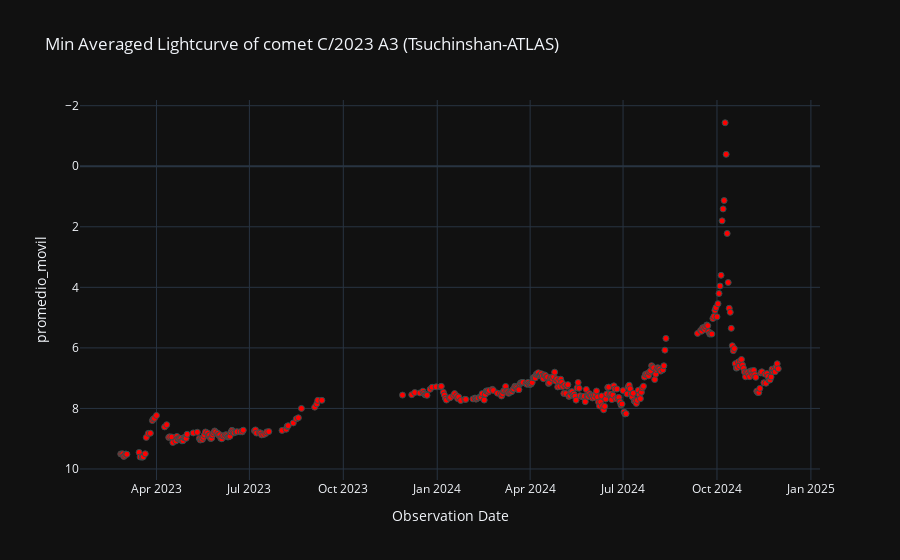

The code cell stored with this chart in its notebook:
### Code cell
# Gráfica de luz interna
labels = {'obs_date':'Observation Date','magnitud_reducida':'Magnitude reduced'}
fig = px.scatter(curva_de_luz_interna_v1_df, x='obs_date', y='promedio_movil', template= 'plotly_dark', labels= labels, title=f'Min Averaged Lightcurve of comet {nombre_cometa} (Tsuchinshan-ATLAS)')
fig.update_traces(marker=dict(color='red', size=6, line=dict(width=1, color='DarkSlateGrey')))
fig.update_yaxes(autorange="reversed")
fig.show()

### Figure 1 — Plotly figure (JSON) as saved in the notebook; plotly's stock layout.template omitted (floating-point values rounded to 4 significant figures; data arrays with more than 128 entries replaced by an {"elided": "..."} marker saying what was removed)
{"data": [{"hovertemplate": "Observation Date=%{x}<br>promedio_movil=%{y}<extra></extra>", "legendgroup": "", "marker": {"color": "red", "line": {"color": "DarkSlateGrey", "width": 1}, "size": 6, "symbol": "circle"}, "mode": "markers", "name": "", "orientation": "v", "showlegend": false, "type": "scatter", "x": {"elided": "380 str values"}, "xaxis": "x", "y": {"elided": "380 float values"}, "yaxis": "y"}], "layout": {"legend": {"tracegroupgap": 0}, "title": {"text": "Min Averaged Lightcurve of comet C/2023 A3 (Tsuchinshan-ATLAS)"}, "xaxis": {"anchor": "y", "domain": [0, 1], "title": {"text": "Observation Date"}}, "yaxis": {"anchor": "x", "autorange": "reversed", "domain": [0, 1], "title": {"text": "promedio_movil"}}}}
